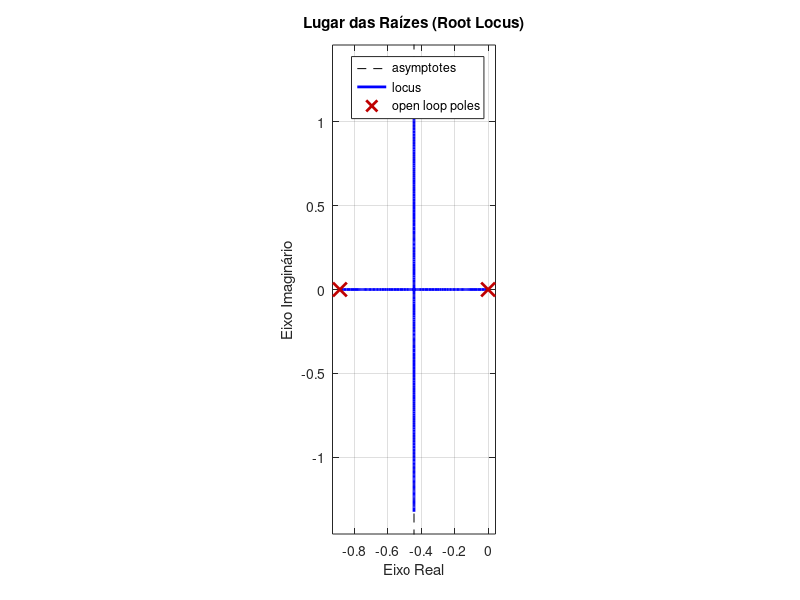

Here is the MATLAB script that generated this plot:
clear; close all; clc;

s = tf("s");
G_s = (0.0526)/(s^2 + 0.8842*s);

rlocus(G_s);

% Adiciona o círculo unitário como referência de estabilidade
hold on;
%zgrid;                                                                                  % Função do MATLAB que desenha o círculo unitário e linhas de amortecimento
axis equal;                                                                             % Garante que o círculo pareça um círculo

% Título e legendas para o gráfico
title('Lugar das Raízes (Root Locus)');
xlabel('Eixo Real');
ylabel('Eixo Imaginário');
